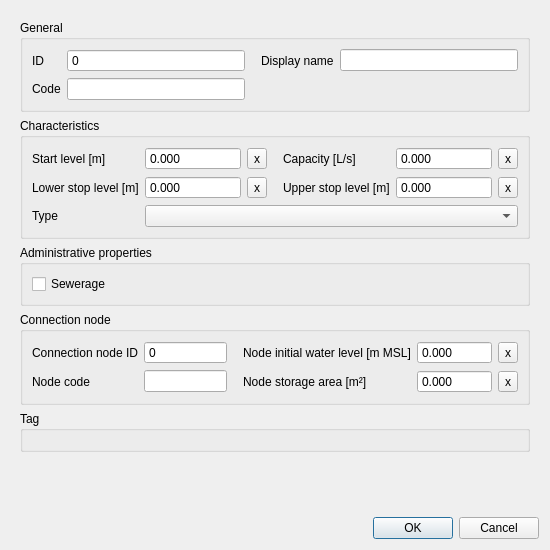
<?xml version="1.0" encoding="UTF-8"?>
<ui version="4.0">
 <class>PumpEditForm</class>
 <widget class="QDialog" name="PumpEditForm">
  <property name="geometry">
   <rect>
    <x>0</x>
    <y>0</y>
    <width>550</width>
    <height>550</height>
   </rect>
  </property>
  <property name="windowTitle">
   <string>Pump</string>
  </property>
  <layout class="QGridLayout" name="gridLayout">
   <item row="0" column="0">
    <widget class="QScrollArea" name="scrollArea">
     <property name="frameShape">
      <enum>QFrame::NoFrame</enum>
     </property>
     <property name="widgetResizable">
      <bool>true</bool>
     </property>
     <widget class="QWidget" name="scrollAreaWidgetContents">
      <property name="geometry">
       <rect>
        <x>0</x>
        <y>0</y>
        <width>532</width>
        <height>503</height>
       </rect>
      </property>
      <layout class="QGridLayout" name="gridLayout_6">
       <item row="4" column="0">
        <widget class="QGroupBox" name="grp_tag">
         <property name="font">
          <font>
           <weight>50</weight>
           <bold>false</bold>
          </font>
         </property>
         <property name="title">
          <string>Tag</string>
         </property>
         <layout class="QGridLayout" name="gridLayout_16">
          <item row="0" column="0" colspan="2">
           <layout class="QHBoxLayout" name="tags_layout"/>
          </item>
         </layout>
        </widget>
       </item>
       <item row="0" column="0">
        <widget class="QGroupBox" name="grp_general">
         <property name="enabled">
          <bool>true</bool>
         </property>
         <property name="locale">
          <locale language="English" country="UnitedStates"/>
         </property>
         <property name="title">
          <string>General</string>
         </property>
         <layout class="QGridLayout" name="gridLayout_2">
          <item row="0" column="2">
           <widget class="QLabel" name="label_2">
            <property name="locale">
             <locale language="English" country="UnitedStates"/>
            </property>
            <property name="text">
             <string>Display name</string>
            </property>
            <property name="alignment">
             <set>Qt::AlignLeading|Qt::AlignLeft|Qt::AlignVCenter</set>
            </property>
            <property name="indent">
             <number>10</number>
            </property>
           </widget>
          </item>
          <item row="0" column="3">
           <widget class="QLineEdit" name="display_name">
            <property name="sizePolicy">
             <sizepolicy hsizetype="Expanding" vsizetype="Fixed">
              <horstretch>0</horstretch>
              <verstretch>0</verstretch>
             </sizepolicy>
            </property>
            <property name="locale">
             <locale language="English" country="UnitedStates"/>
            </property>
            <property name="clearButtonEnabled">
             <bool>true</bool>
            </property>
           </widget>
          </item>
          <item row="0" column="0">
           <widget class="QLabel" name="label">
            <property name="locale">
             <locale language="English" country="UnitedStates"/>
            </property>
            <property name="text">
             <string>ID</string>
            </property>
            <property name="alignment">
             <set>Qt::AlignLeading|Qt::AlignLeft|Qt::AlignVCenter</set>
            </property>
           </widget>
          </item>
          <item row="1" column="0">
           <widget class="QLabel" name="label_3">
            <property name="locale">
             <locale language="English" country="UnitedStates"/>
            </property>
            <property name="text">
             <string>Code</string>
            </property>
            <property name="alignment">
             <set>Qt::AlignLeading|Qt::AlignLeft|Qt::AlignVCenter</set>
            </property>
           </widget>
          </item>
          <item row="1" column="1">
           <widget class="QLineEdit" name="code">
            <property name="sizePolicy">
             <sizepolicy hsizetype="Expanding" vsizetype="Fixed">
              <horstretch>0</horstretch>
              <verstretch>0</verstretch>
             </sizepolicy>
            </property>
            <property name="locale">
             <locale language="English" country="UnitedStates"/>
            </property>
            <property name="clearButtonEnabled">
             <bool>true</bool>
            </property>
           </widget>
          </item>
          <item row="0" column="1">
           <widget class="QSpinBox" name="id">
            <property name="locale">
             <locale language="English" country="UnitedStates"/>
            </property>
            <property name="readOnly">
             <bool>true</bool>
            </property>
            <property name="buttonSymbols">
             <enum>QAbstractSpinBox::NoButtons</enum>
            </property>
            <property name="maximum">
             <number>99999999</number>
            </property>
            <property name="showClearButton" stdset="0">
             <bool>true</bool>
            </property>
            <property name="clearValue" stdset="0">
             <bool>true</bool>
            </property>
            <property name="expressionsEnabled" stdset="0">
             <bool>false</bool>
            </property>
           </widget>
          </item>
         </layout>
        </widget>
       </item>
       <item row="5" column="0">
        <spacer name="verticalSpacer">
         <property name="orientation">
          <enum>Qt::Vertical</enum>
         </property>
         <property name="sizeHint" stdset="0">
          <size>
           <width>20</width>
           <height>40</height>
          </size>
         </property>
        </spacer>
       </item>
       <item row="1" column="0">
        <widget class="QGroupBox" name="grp_characteristics">
         <property name="enabled">
          <bool>true</bool>
         </property>
         <property name="locale">
          <locale language="English" country="UnitedStates"/>
         </property>
         <property name="title">
          <string>Characteristics</string>
         </property>
         <layout class="QGridLayout" name="gridLayout_3">
          <item row="1" column="2">
           <widget class="QToolButton" name="lower_stop_level_clear">
            <property name="text">
             <string>x</string>
            </property>
           </widget>
          </item>
          <item row="0" column="0">
           <widget class="QLabel" name="label_5">
            <property name="locale">
             <locale language="English" country="UnitedStates"/>
            </property>
            <property name="text">
             <string>Start level [m]</string>
            </property>
            <property name="alignment">
             <set>Qt::AlignLeading|Qt::AlignLeft|Qt::AlignVCenter</set>
            </property>
           </widget>
          </item>
          <item row="0" column="3">
           <widget class="QLabel" name="label_10">
            <property name="locale">
             <locale language="English" country="UnitedStates"/>
            </property>
            <property name="text">
             <string>Capacity [L/s]</string>
            </property>
            <property name="alignment">
             <set>Qt::AlignLeading|Qt::AlignLeft|Qt::AlignVCenter</set>
            </property>
            <property name="indent">
             <number>10</number>
            </property>
           </widget>
          </item>
          <item row="1" column="1">
           <widget class="QDoubleSpinBox" name="lower_stop_level">
            <property name="sizePolicy">
             <sizepolicy hsizetype="Expanding" vsizetype="Fixed">
              <horstretch>0</horstretch>
              <verstretch>0</verstretch>
             </sizepolicy>
            </property>
            <property name="locale">
             <locale language="English" country="UnitedStates"/>
            </property>
            <property name="buttonSymbols">
             <enum>QAbstractSpinBox::NoButtons</enum>
            </property>
            <property name="decimals">
             <number>3</number>
            </property>
            <property name="minimum">
             <double>-99999999.000000000000000</double>
            </property>
            <property name="maximum">
             <double>1000000.000000000000000</double>
            </property>
            <property name="showClearButton" stdset="0">
             <bool>true</bool>
            </property>
            <property name="clearValue" stdset="0">
             <bool>true</bool>
            </property>
            <property name="expressionsEnabled" stdset="0">
             <bool>true</bool>
            </property>
           </widget>
          </item>
          <item row="1" column="3">
           <widget class="QLabel" name="label_9">
            <property name="locale">
             <locale language="English" country="UnitedStates"/>
            </property>
            <property name="text">
             <string>Upper stop level [m]</string>
            </property>
            <property name="alignment">
             <set>Qt::AlignLeading|Qt::AlignLeft|Qt::AlignVCenter</set>
            </property>
            <property name="indent">
             <number>10</number>
            </property>
           </widget>
          </item>
          <item row="0" column="2">
           <widget class="QToolButton" name="start_level_clear">
            <property name="text">
             <string>x</string>
            </property>
           </widget>
          </item>
          <item row="0" column="5">
           <widget class="QToolButton" name="capacity_clear">
            <property name="text">
             <string>x</string>
            </property>
           </widget>
          </item>
          <item row="1" column="5">
           <widget class="QToolButton" name="upper_stop_level_clear">
            <property name="text">
             <string>x</string>
            </property>
           </widget>
          </item>
          <item row="0" column="1">
           <widget class="QDoubleSpinBox" name="start_level">
            <property name="sizePolicy">
             <sizepolicy hsizetype="Expanding" vsizetype="Fixed">
              <horstretch>0</horstretch>
              <verstretch>0</verstretch>
             </sizepolicy>
            </property>
            <property name="locale">
             <locale language="English" country="UnitedStates"/>
            </property>
            <property name="inputMethodHints">
             <set>Qt::ImhNone</set>
            </property>
            <property name="buttonSymbols">
             <enum>QAbstractSpinBox::NoButtons</enum>
            </property>
            <property name="decimals">
             <number>3</number>
            </property>
            <property name="minimum">
             <double>-9999999999.000000000000000</double>
            </property>
            <property name="maximum">
             <double>9999999999.000000000000000</double>
            </property>
            <property name="showClearButton" stdset="0">
             <bool>true</bool>
            </property>
            <property name="clearValue" stdset="0">
             <bool>true</bool>
            </property>
            <property name="expressionsEnabled" stdset="0">
             <bool>true</bool>
            </property>
           </widget>
          </item>
          <item row="0" column="4">
           <widget class="QDoubleSpinBox" name="capacity">
            <property name="sizePolicy">
             <sizepolicy hsizetype="Expanding" vsizetype="Fixed">
              <horstretch>0</horstretch>
              <verstretch>0</verstretch>
             </sizepolicy>
            </property>
            <property name="locale">
             <locale language="English" country="UnitedStates"/>
            </property>
            <property name="inputMethodHints">
             <set>Qt::ImhNone</set>
            </property>
            <property name="buttonSymbols">
             <enum>QAbstractSpinBox::NoButtons</enum>
            </property>
            <property name="decimals">
             <number>3</number>
            </property>
            <property name="minimum">
             <double>-9999999999.000000000000000</double>
            </property>
            <property name="maximum">
             <double>9999999999.000000000000000</double>
            </property>
            <property name="showClearButton" stdset="0">
             <bool>true</bool>
            </property>
            <property name="clearValue" stdset="0">
             <bool>true</bool>
            </property>
            <property name="expressionsEnabled" stdset="0">
             <bool>true</bool>
            </property>
           </widget>
          </item>
          <item row="1" column="4">
           <widget class="QDoubleSpinBox" name="upper_stop_level">
            <property name="sizePolicy">
             <sizepolicy hsizetype="Expanding" vsizetype="Fixed">
              <horstretch>0</horstretch>
              <verstretch>0</verstretch>
             </sizepolicy>
            </property>
            <property name="locale">
             <locale language="English" country="UnitedStates"/>
            </property>
            <property name="buttonSymbols">
             <enum>QAbstractSpinBox::NoButtons</enum>
            </property>
            <property name="decimals">
             <number>3</number>
            </property>
            <property name="minimum">
             <double>-99999999.000000000000000</double>
            </property>
            <property name="maximum">
             <double>1000000.000000000000000</double>
            </property>
            <property name="showClearButton" stdset="0">
             <bool>true</bool>
            </property>
            <property name="clearValue" stdset="0">
             <bool>true</bool>
            </property>
            <property name="expressionsEnabled" stdset="0">
             <bool>true</bool>
            </property>
           </widget>
          </item>
          <item row="2" column="0">
           <widget class="QLabel" name="label_11">
            <property name="locale">
             <locale language="English" country="UnitedStates"/>
            </property>
            <property name="text">
             <string>Type</string>
            </property>
            <property name="alignment">
             <set>Qt::AlignLeading|Qt::AlignLeft|Qt::AlignVCenter</set>
            </property>
            <property name="indent">
             <number>-1</number>
            </property>
           </widget>
          </item>
          <item row="1" column="0">
           <widget class="QLabel" name="label_6">
            <property name="locale">
             <locale language="English" country="UnitedStates"/>
            </property>
            <property name="text">
             <string>Lower stop level [m]</string>
            </property>
            <property name="alignment">
             <set>Qt::AlignLeading|Qt::AlignLeft|Qt::AlignVCenter</set>
            </property>
           </widget>
          </item>
          <item row="2" column="1" colspan="5">
           <widget class="QComboBox" name="type">
            <property name="locale">
             <locale language="English" country="UnitedStates"/>
            </property>
           </widget>
          </item>
         </layout>
        </widget>
       </item>
       <item row="3" column="0">
        <widget class="QGroupBox" name="grp_conn_node">
         <property name="enabled">
          <bool>true</bool>
         </property>
         <property name="locale">
          <locale language="English" country="UnitedStates"/>
         </property>
         <property name="title">
          <string>Connection node</string>
         </property>
         <layout class="QGridLayout" name="gridLayout_4">
          <item row="1" column="2">
           <widget class="QLabel" name="label_14">
            <property name="locale">
             <locale language="English" country="UnitedStates"/>
            </property>
            <property name="text">
             <string>Node storage area [m²]</string>
            </property>
            <property name="alignment">
             <set>Qt::AlignLeading|Qt::AlignLeft|Qt::AlignVCenter</set>
            </property>
            <property name="indent">
             <number>10</number>
            </property>
           </widget>
          </item>
          <item row="1" column="0">
           <widget class="QLabel" name="label_8">
            <property name="locale">
             <locale language="English" country="UnitedStates"/>
            </property>
            <property name="text">
             <string>Node code</string>
            </property>
            <property name="alignment">
             <set>Qt::AlignLeading|Qt::AlignLeft|Qt::AlignVCenter</set>
            </property>
           </widget>
          </item>
          <item row="0" column="2">
           <widget class="QLabel" name="label_13">
            <property name="locale">
             <locale language="English" country="UnitedStates"/>
            </property>
            <property name="text">
             <string>Node initial water level [m MSL]</string>
            </property>
            <property name="alignment">
             <set>Qt::AlignLeading|Qt::AlignLeft|Qt::AlignVCenter</set>
            </property>
            <property name="indent">
             <number>10</number>
            </property>
           </widget>
          </item>
          <item row="1" column="3">
           <widget class="QDoubleSpinBox" name="connection_node_storage_area">
            <property name="sizePolicy">
             <sizepolicy hsizetype="Expanding" vsizetype="Fixed">
              <horstretch>0</horstretch>
              <verstretch>0</verstretch>
             </sizepolicy>
            </property>
            <property name="locale">
             <locale language="English" country="UnitedStates"/>
            </property>
            <property name="inputMethodHints">
             <set>Qt::ImhNone</set>
            </property>
            <property name="buttonSymbols">
             <enum>QAbstractSpinBox::NoButtons</enum>
            </property>
            <property name="decimals">
             <number>3</number>
            </property>
            <property name="maximum">
             <double>999999999.000000000000000</double>
            </property>
            <property name="clearValue" stdset="0">
             <bool>true</bool>
            </property>
           </widget>
          </item>
          <item row="0" column="3">
           <widget class="QDoubleSpinBox" name="connection_node_initial_water_level">
            <property name="sizePolicy">
             <sizepolicy hsizetype="Expanding" vsizetype="Fixed">
              <horstretch>0</horstretch>
              <verstretch>0</verstretch>
             </sizepolicy>
            </property>
            <property name="locale">
             <locale language="English" country="UnitedStates"/>
            </property>
            <property name="inputMethodHints">
             <set>Qt::ImhNone</set>
            </property>
            <property name="buttonSymbols">
             <enum>QAbstractSpinBox::NoButtons</enum>
            </property>
            <property name="decimals">
             <number>3</number>
            </property>
            <property name="minimum">
             <double>-1000.000000000000000</double>
            </property>
            <property name="maximum">
             <double>1000000.000000000000000</double>
            </property>
            <property name="showClearButton" stdset="0">
             <bool>true</bool>
            </property>
            <property name="clearValue" stdset="0">
             <bool>true</bool>
            </property>
            <property name="expressionsEnabled" stdset="0">
             <bool>true</bool>
            </property>
           </widget>
          </item>
          <item row="1" column="1">
           <widget class="QLineEdit" name="connection_node_code">
            <property name="sizePolicy">
             <sizepolicy hsizetype="Expanding" vsizetype="Fixed">
              <horstretch>0</horstretch>
              <verstretch>0</verstretch>
             </sizepolicy>
            </property>
            <property name="locale">
             <locale language="English" country="UnitedStates"/>
            </property>
            <property name="clearButtonEnabled">
             <bool>true</bool>
            </property>
           </widget>
          </item>
          <item row="0" column="1">
           <widget class="QSpinBox" name="connection_node_id">
            <property name="sizePolicy">
             <sizepolicy hsizetype="Expanding" vsizetype="Fixed">
              <horstretch>0</horstretch>
              <verstretch>0</verstretch>
             </sizepolicy>
            </property>
            <property name="locale">
             <locale language="English" country="UnitedStates"/>
            </property>
            <property name="readOnly">
             <bool>true</bool>
            </property>
            <property name="buttonSymbols">
             <enum>QAbstractSpinBox::NoButtons</enum>
            </property>
            <property name="maximum">
             <number>999999999</number>
            </property>
            <property name="showClearButton" stdset="0">
             <bool>true</bool>
            </property>
            <property name="clearValue" stdset="0">
             <bool>true</bool>
            </property>
            <property name="expressionsEnabled" stdset="0">
             <bool>false</bool>
            </property>
           </widget>
          </item>
          <item row="0" column="0">
           <widget class="QLabel" name="label_7">
            <property name="locale">
             <locale language="English" country="UnitedStates"/>
            </property>
            <property name="text">
             <string>Connection node ID</string>
            </property>
            <property name="alignment">
             <set>Qt::AlignLeading|Qt::AlignLeft|Qt::AlignVCenter</set>
            </property>
           </widget>
          </item>
          <item row="0" column="4">
           <widget class="QToolButton" name="connection_node_initial_water_level_clear">
            <property name="text">
             <string>x</string>
            </property>
           </widget>
          </item>
          <item row="1" column="4">
           <widget class="QToolButton" name="connection_node_storage_area_clear">
            <property name="text">
             <string>x</string>
            </property>
           </widget>
          </item>
         </layout>
        </widget>
       </item>
       <item row="2" column="0">
        <widget class="QGroupBox" name="grp_administative_properties">
         <property name="title">
          <string>Administrative properties</string>
         </property>
         <layout class="QGridLayout" name="gridLayout_7">
          <item row="0" column="0">
           <widget class="QCheckBox" name="sewerage">
            <property name="text">
             <string>Sewerage</string>
            </property>
           </widget>
          </item>
         </layout>
        </widget>
       </item>
      </layout>
     </widget>
    </widget>
   </item>
   <item row="5" column="0">
    <widget class="QDialogButtonBox" name="buttonBox">
     <property name="standardButtons">
      <set>QDialogButtonBox::Cancel|QDialogButtonBox::Ok</set>
     </property>
    </widget>
   </item>
  </layout>
 </widget>
 <tabstops>
  <tabstop>scrollArea</tabstop>
  <tabstop>id</tabstop>
  <tabstop>display_name</tabstop>
  <tabstop>code</tabstop>
  <tabstop>start_level</tabstop>
  <tabstop>start_level_clear</tabstop>
  <tabstop>capacity</tabstop>
  <tabstop>capacity_clear</tabstop>
  <tabstop>lower_stop_level</tabstop>
  <tabstop>lower_stop_level_clear</tabstop>
  <tabstop>upper_stop_level</tabstop>
  <tabstop>upper_stop_level_clear</tabstop>
  <tabstop>type</tabstop>
  <tabstop>sewerage</tabstop>
  <tabstop>connection_node_id</tabstop>
  <tabstop>connection_node_initial_water_level</tabstop>
  <tabstop>connection_node_initial_water_level_clear</tabstop>
  <tabstop>connection_node_code</tabstop>
  <tabstop>connection_node_storage_area</tabstop>
  <tabstop>connection_node_storage_area_clear</tabstop>
 </tabstops>
 <resources/>
 <connections/>
</ui>
